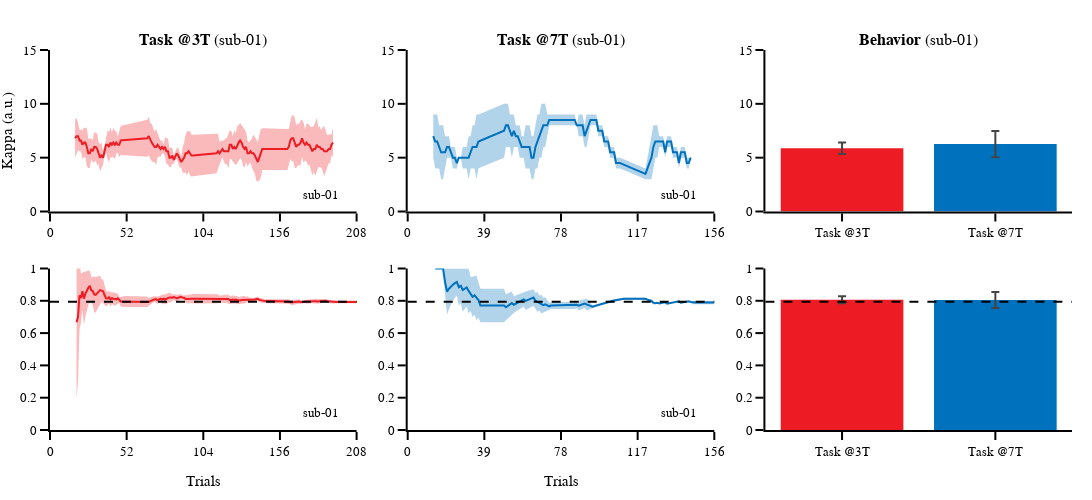
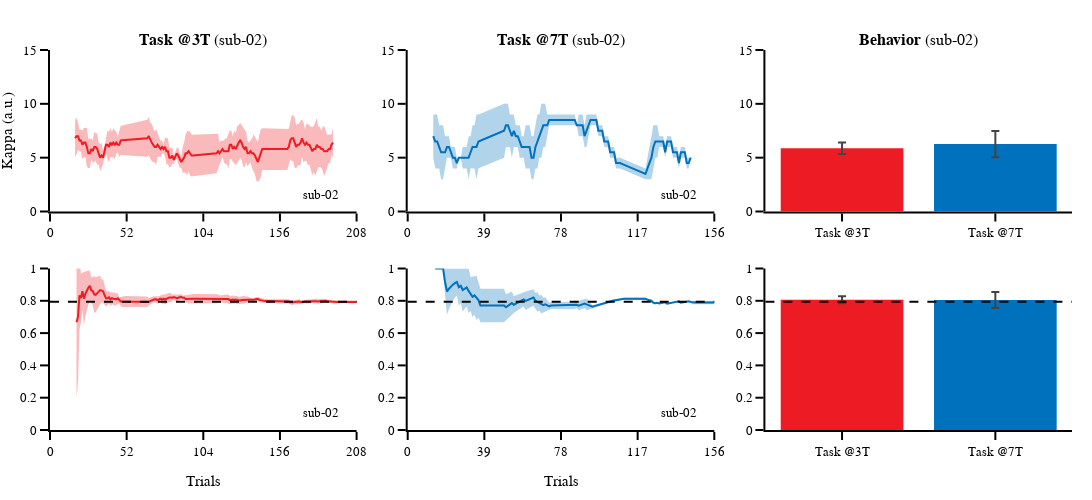
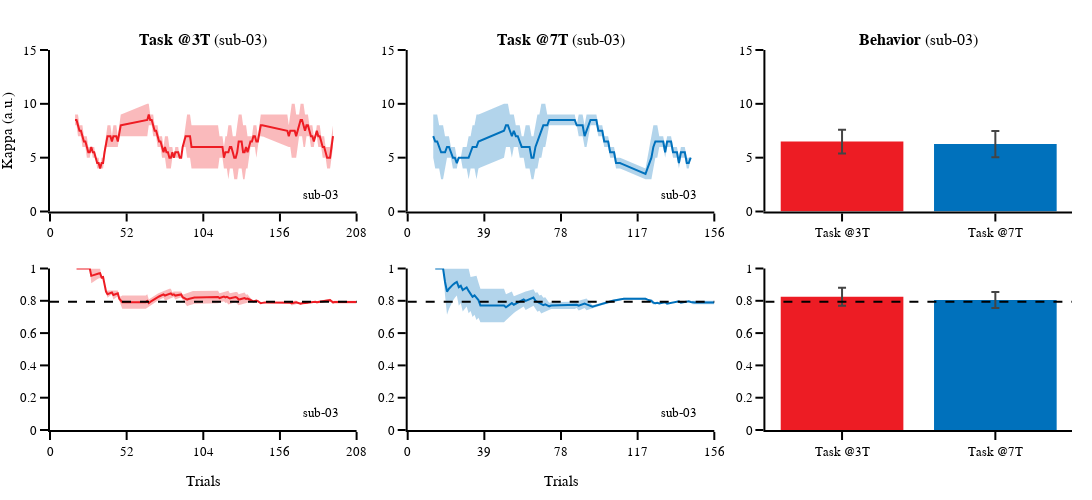
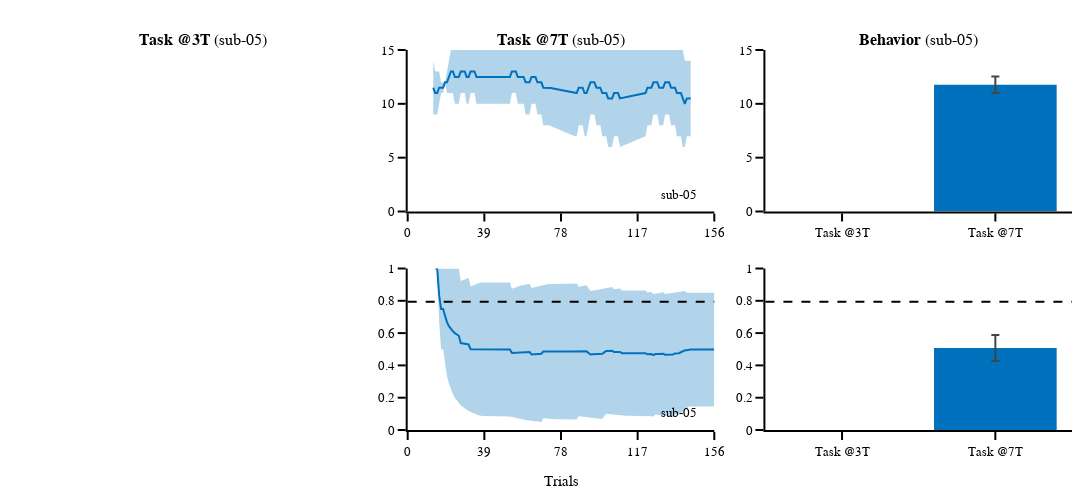

Notebook source saved alongside these figures, in order:
### Markdown cell above
#### Plot performance and staircase across trials

### Code cell
# General figure settings
template_specs = dict(  axes_color="rgba(0, 0, 0, 1)",
                        axes_width=2,
                        axes_font_size=13,
                        bg_col="rgba(255, 255, 255, 1)",
                        font='Arial',
                        title_font_size=15,
                        plot_width=1.5)
fig_template = plotly_template(template_specs)

y_range_stair = [0,15]
y_range_perf = [0,1]
pRF3T_line_col = "rgba(237, 28, 36, 1)"
pRF7T_line_col = "rgba(0, 113, 188, 1)"
pRF3T_area_col = "rgba(237, 28, 36, 0.3)"
pRF7T_area_col = "rgba(0, 113, 188, 0.3)"
tasks_label = ['Task @3T', 'Task @7T']

# Subplot settings
rows, cols = 2, 3
fig_height, fig_width = 500,1250
column_widths,row_heights = [1,1,1],[1,1]
sb_specs = [[{},{},{}],[{},{},{}]]
perf_expected = (1/2**(1/3))

hovertemplate_stair = 'Trial: %{x:2.0f}<br>' + 'Kappa: %{y:2.2f}'
hovertemplate_perf = 'Trial: %{x:2.0f}<br>' + 'Perf: %{y:1.2f}'
hovertemplate_stair_task = 'Task: %{x}<br>' + 'Kappa: %{y:2.2f}'
hovertemplate_perf_task = 'Task: %{x}<br>' + 'Perf: %{y:1.2f}'

for subject in subjects:
        
    subplot_titles = ('<b>Task @3T</b> ({})'.format(subject), 
                      '<b>Task @7T</b> ({})'.format(subject),
                      '<b>Behavior</b> ({})'.format(subject))
    
    
    if subject != 'sub-05':
        prf3t_df = pd.read_csv("{}/{}/{}_task-pRF3T_behav.tsv".format(behav_dir,subject,subject), sep="\t") 
        prf7t_df = pd.read_csv("{}/{}/{}_task-pRF7T_behav.tsv".format(behav_dir,subject,subject), sep="\t")
        
        perf_mean_scantasks_mean = [prf3t_df.perf_mean.mean(), prf7t_df.perf_mean.mean()]
        perf_mean_scantasks_std = [prf3t_df.perf_mean.std(), prf7t_df.perf_mean.std()]
        stim_stair_val_mean_scantasks_mean = [prf3t_df.stim_stair_val_mean.mean(), prf7t_df.stim_stair_val_mean.mean()]
        stim_stair_val_mean_scantasks_std = [prf3t_df.stim_stair_val_mean.std(), prf7t_df.stim_stair_val_mean.std()]
    else:
        prf3t_df = False
        prf7t_df = pd.read_csv("{}/{}/{}_task-pRF7T_behav.tsv".format(behav_dir,subject,subject), sep="\t")
        
        perf_mean_scantasks_mean = [np.nan, prf7t_df.perf_mean.mean()]
        perf_mean_scantasks_std = [np.nan, prf7t_df.perf_mean.std()]
        stim_stair_val_mean_scantasks_mean = [np.nan, prf7t_df.stim_stair_val_mean.mean()]
        stim_stair_val_mean_scantasks_std = [np.nan, prf7t_df.stim_stair_val_mean.std()]
    
    fig = make_subplots(rows=rows, cols=cols, specs=sb_specs, print_grid=False, vertical_spacing=0.15, horizontal_spacing=0.05, 
                    column_widths=column_widths, row_heights=row_heights,  subplot_titles=subplot_titles)
    
    for task_num, scan_task in enumerate(scan_tasks):
            
        if scan_task == 'pRF3T': 
            if subject == 'sub-05': plot_graph = False
            else: plot_graph = True
            task_df = prf3t_df
            line_col = pRF3T_line_col
            area_col = pRF3T_area_col
        elif scan_task == 'pRF7T':
            plot_graph = True
            task_df = prf7t_df
            line_col = pRF7T_line_col
            area_col = pRF7T_area_col

        # subject annotation
        if plot_graph:

            fig.add_annotation(x=task_df.trial.max()*0.95, y=y_range_stair[1]*0.1, text=subject, showarrow=False, 
                                font_size = template_specs['axes_font_size'], xanchor = 'right', yanchor='middle', row=1, col=task_num+1)
            fig.add_annotation(x=task_df.trial.max()*0.95, y=y_range_perf[1]*0.1, text=subject, showarrow=False, 
                                font_size = template_specs['axes_font_size'], xanchor = 'right', yanchor='middle', row=2, col=task_num+1)

            # staircase attend-bar
            fig.append_trace(go.Scatter(x=task_df.trial, y=fill_nan(task_df.stim_stair_val_mean), line_color=line_col, showlegend=False, hovertemplate=hovertemplate_stair),row=1, col=task_num+1)
            fig.append_trace(go.Scatter(x=task_df.trial, y=fill_nan(task_df.stim_stair_val_mean+task_df.stim_stair_val_std), 
                                        mode='lines',line_width=0, fillcolor=area_col, showlegend=False, hoverinfo='skip'), row=1, col=task_num+1)
            fig.append_trace(go.Scatter(x=task_df.trial, y=fill_nan(task_df.stim_stair_val_mean-task_df.stim_stair_val_std), 
                                        mode='lines',line_width=0, fillcolor=area_col, fill='tonexty', showlegend=False, hoverinfo='skip'),row=1, col=task_num+1)

            # perf attend-bar
            fig.append_trace(go.Scatter(x=task_df.trial, y=task_df.perf_mean, line_color=line_col, showlegend=False, hovertemplate=hovertemplate_perf),row=2, col=task_num+1)
            fig.append_trace(go.Scatter(x=task_df.trial, y=task_df.perf_mean+task_df.perf_std, 
                                        mode='lines',line_width=0, fillcolor=area_col, showlegend=False, hoverinfo='skip'), row=2, col=task_num+1)
            fig.append_trace(go.Scatter(x=task_df.trial, y=task_df.perf_mean-task_df.perf_std, 
                                        mode='lines',line_width=0, fillcolor=area_col, fill='tonexty', showlegend=False, hoverinfo='skip'),row=2, col=task_num+1)

            fig.add_hline(y=perf_expected, line_color='black',  row=2, col=task_num+1, line_dash='dash')

    # across tasks
    fig.append_trace(go.Bar(x=tasks_label, y=stim_stair_val_mean_scantasks_mean, showlegend=False, marker_color=[pRF3T_line_col,pRF7T_line_col], hovertemplate=hovertemplate_stair_task,
                            error_y_type='data', error_y_symmetric=False, error_y_array=stim_stair_val_mean_scantasks_std, error_y_arrayminus=stim_stair_val_mean_scantasks_std),row=1, col=3)

    fig.append_trace(go.Bar(x=tasks_label, y=perf_mean_scantasks_mean, showlegend=False, marker_color=[pRF3T_line_col,pRF7T_line_col], hovertemplate=hovertemplate_stair_task,
                            error_y_type='data', error_y_symmetric=False, error_y_array=perf_mean_scantasks_std, error_y_arrayminus=perf_mean_scantasks_std),row=2, col=3)

    fig.add_hline(y=perf_expected, line_color='black',  row=2, col=3, line_dash='dash')
    
    # set axis
    for row in np.arange(rows):
        for col in np.arange(cols):
            fig.update_xaxes(visible=True, ticklen=8, linewidth=template_specs['axes_width'], row=row+1, col=col+1)
            fig.update_yaxes(visible=True, ticklen=8, linewidth=template_specs['axes_width'], row=row+1, col=col+1)

    # set figure
    fig.layout.update(xaxis_range =[0,208], xaxis4_range=[0,208], xaxis_title='', xaxis4_title='Trials', xaxis_dtick=52, xaxis4_dtick=52,
                      xaxis2_range=[0,156], xaxis5_range=[0,156], xaxis2_title='', xaxis5_title='Trials', xaxis2_dtick=39, xaxis5_dtick=39,
                      
                      yaxis_range=y_range_stair, yaxis4_range=y_range_perf, yaxis_title='Kappa (a.u.)',
                      yaxis2_range=y_range_stair, yaxis5_range=y_range_perf, yaxis2_title='',
                      yaxis3_range=y_range_stair, yaxis6_range=y_range_perf,
 
                      template=fig_template, width=fig_width, height=fig_height, margin_l=50, margin_r=20, margin_t=50, margin_b=70,
                      legend_yanchor='top', legend_y=0.995, legend_xanchor='left', legend_x=0.01, legend_bgcolor='rgba(255,255,255,0)', legend_tracegroupgap=1)
    # show and save figure
    fig.show(config={"displayModeBar": False})
    fig.write_image("{}/{}/{}_behav.pdf".format(behav_dir, subject, subject))
    fig.write_html("{}/{}/{}_behav.html".format(behav_dir, subject, subject),config={"displayModeBar": False})

### Figure 1 — Plotly figure (JSON) as saved in the notebook; plotly's stock layout.template omitted (floating-point values rounded to 4 significant figures; data arrays with more than 128 entries replaced by an {"elided": "..."} marker saying what was removed)
{"data": [{"hovertemplate": "Trial: %{x:2.0f}<br>Kappa: %{y:2.2f}", "line": {"color": "rgba(237, 28, 36, 1)"}, "showlegend": false, "type": "scatter", "x": {"elided": "208 int values"}, "xaxis": "x", "y": {"elided": "208 float values"}, "yaxis": "y"}, {"fillcolor": "rgba(237, 28, 36, 0.3)", "hoverinfo": "skip", "line": {"width": 0}, "mode": "lines", "showlegend": false, "type": "scatter", "x": {"elided": "208 int values"}, "xaxis": "x", "y": {"elided": "208 float values"}, "yaxis": "y"}, {"fill": "tonexty", "fillcolor": "rgba(237, 28, 36, 0.3)", "hoverinfo": "skip", "line": {"width": 0}, "mode": "lines", "showlegend": false, "type": "scatter", "x": {"elided": "208 int values"}, "xaxis": "x", "y": {"elided": "208 float values"}, "yaxis": "y"}, {"hovertemplate": "Trial: %{x:2.0f}<br>Perf: %{y:1.2f}", "line": {"color": "rgba(237, 28, 36, 1)"}, "showlegend": false, "type": "scatter", "x": {"elided": "208 int values"}, "xaxis": "x4", "y": {"elided": "208 float values"}, "yaxis": "y4"}, {"fillcolor": "rgba(237, 28, 36, 0.3)", "hoverinfo": "skip", "line": {"width": 0}, "mode": "lines", "showlegend": false, "type": "scatter", "x": {"elided": "208 int values"}, "xaxis": "x4", "y": {"elided": "208 float values"}, "yaxis": "y4"}, {"fill": "tonexty", "fillcolor": "rgba(237, 28, 36, 0.3)", "hoverinfo": "skip", "line": {"width": 0}, "mode": "lines", "showlegend": false, "type": "scatter", "x": {"elided": "208 int values"}, "xaxis": "x4", "y": {"elided": "208 float values"}, "yaxis": "y4"}, {"hovertemplate": "Trial: %{x:2.0f}<br>Kappa: %{y:2.2f}", "line": {"color": "rgba(0, 113, 188, 1)"}, "showlegend": false, "type": "scatter", "x": {"elided": "156 int values"}, "xaxis": "x2", "y": {"elided": "156 float values"}, "yaxis": "y2"}, {"fillcolor": "rgba(0, 113, 188, 0.3)", "hoverinfo": "skip", "line": {"width": 0}, "mode": "lines", "showlegend": false, "type": "scatter", "x": {"elided": "156 int values"}, "xaxis": "x2", "y": {"elided": "156 float values"}, "yaxis": "y2"}, {"fill": "tonexty", "fillcolor": "rgba(0, 113, 188, 0.3)", "hoverinfo": "skip", "line": {"width": 0}, "mode": "lines", "showlegend": false, "type": "scatter", "x": {"elided": "156 int values"}, "xaxis": "x2", "y": {"elided": "156 float values"}, "yaxis": "y2"}, {"hovertemplate": "Trial: %{x:2.0f}<br>Perf: %{y:1.2f}", "line": {"color": "rgba(0, 113, 188, 1)"}, "showlegend": false, "type": "scatter", "x": {"elided": "156 int values"}, "xaxis": "x5", "y": {"elided": "156 float values"}, "yaxis": "y5"}, {"fillcolor": "rgba(0, 113, 188, 0.3)", "hoverinfo": "skip", "line": {"width": 0}, "mode": "lines", "showlegend": false, "type": "scatter", "x": {"elided": "156 int values"}, "xaxis": "x5", "y": {"elided": "156 float values"}, "yaxis": "y5"}, {"fill": "tonexty", "fillcolor": "rgba(0, 113, 188, 0.3)", "hoverinfo": "skip", "line": {"width": 0}, "mode": "lines", "showlegend": false, "type": "scatter", "x": {"elided": "156 int values"}, "xaxis": "x5", "y": {"elided": "156 float values"}, "yaxis": "y5"}, {"error_y": {"array": [0.544, 1.227], "arrayminus": [0.544, 1.227], "symmetric": false, "type": "data"}, "hovertemplate": "Task: %{x}<br>Kappa: %{y:2.2f}", "marker": {"color": ["rgba(237, 28, 36, 1)", "rgba(0, 113, 188, 1)"]}, "showlegend": false, "type": "bar", "x": ["Task @3T", "Task @7T"], "xaxis": "x3", "y": [5.873, 6.26], "yaxis": "y3"}, {"error_y": {"array": [0.02179, 0.04967], "arrayminus": [0.02179, 0.04967], "symmetric": false, "type": "data"}, "hovertemplate": "Task: %{x}<br>Kappa: %{y:2.2f}", "marker": {"color": ["rgba(237, 28, 36, 1)", "rgba(0, 113, 188, 1)"]}, "showlegend": false, "type": "bar", "x": ["Task @3T", "Task @7T"], "xaxis": "x6", "y": [0.8068, 0.8049], "yaxis": "y6"}], "layout": {"annotations": [{"font": {"size": 16}, "showarrow": false, "text": "<b>Task @3T</b> (sub-01)", "x": 0.15, "xanchor": "center", "xref": "paper", "y": 1, "yanchor": "bottom", "yref": "paper"}, {"font": {"size": 16}, "showarrow": false, "text": "<b>Task @7T</b> (sub-01)", "x": 0.5, "xanchor": "center", "xref": "paper", "y": 1, "yanchor": "bottom", "yref": "paper"}, {"font": {"size": 16}, "showarrow": false, "text": "<b>Behavior</b> (sub-01)", "x": 0.85, "xanchor": "center", "xref": "paper", "y": 1, "yanchor": "bottom", "yref": "paper"}, {"font": {"size": 13}, "showarrow": false, "text": "sub-01", "x": 197.6, "xanchor": "right", "xref": "x", "y": 1.5, "yanchor": "middle", "yref": "y"}, {"font": {"size": 13}, "showarrow": false, "text": "sub-01", "x": 197.6, "xanchor": "right", "xref": "x4", "y": 0.1, "yanchor": "middle", "yref": "y4"}, {"font": {"size": 13}, "showarrow": false, "text": "sub-01", "x": 148.2, "xanchor": "right", "xref": "x2", "y": 1.5, "yanchor": "middle", "yref": "y2"}, {"font": {"size": 13}, "showarrow": false, "text": "sub-01", "x": 148.2, "xanchor": "right", "xref": "x5", "y": 0.1, "yanchor": "middle", "yref": "y5"}], "height": 500, "legend": {"bgcolor": "rgba(255,255,255,0)", "tracegroupgap": 1, "x": 0.01, "xanchor": "left", "y": 0.995, "yanchor": "top"}, "margin": {"b": 70, "l": 50, "r": 20, "t": 50}, "shapes": [{"line": {"color": "black", "dash": "dash"}, "type": "line", "x0": 0, "x1": 1, "xref": "x4 domain", "y0": 0.7937, "y1": 0.7937, "yref": "y4"}, {"line": {"color": "black", "dash": "dash"}, "type": "line", "x0": 0, "x1": 1, "xref": "x5 domain", "y0": 0.7937, "y1": 0.7937, "yref": "y5"}, {"line": {"color": "black", "dash": "dash"}, "type": "line", "x0": 0, "x1": 1, "xref": "x6 domain", "y0": 0.7937, "y1": 0.7937, "yref": "y6"}], "width": 1250, "xaxis": {"anchor": "y", "domain": [0, 0.3], "dtick": 52, "linewidth": 2, "range": [0, 208], "ticklen": 8, "title": {"text": ""}, "type": "linear", "visible": true}, "xaxis2": {"anchor": "y2", "domain": [0.35, 0.65], "dtick": 39, "linewidth": 2, "range": [0, 156], "ticklen": 8, "title": {"text": ""}, "type": "linear", "visible": true}, "xaxis3": {"anchor": "y3", "autorange": true, "domain": [0.7, 1], "linewidth": 2, "range": [-0.5, 1.5], "ticklen": 8, "type": "category", "visible": true}, "xaxis4": {"anchor": "y4", "domain": [0, 0.3], "dtick": 52, "linewidth": 2, "range": [0, 208], "ticklen": 8, "title": {"text": "Trials"}, "type": "linear", "visible": true}, "xaxis5": {"anchor": "y5", "domain": [0.35, 0.65], "dtick": 39, "linewidth": 2, "range": [0, 156], "ticklen": 8, "title": {"text": "Trials"}, "type": "linear", "visible": true}, "xaxis6": {"anchor": "y6", "autorange": true, "domain": [0.7, 1], "linewidth": 2, "range": [-0.5, 1.5], "ticklen": 8, "type": "category", "visible": true}, "yaxis": {"anchor": "x", "domain": [0.575, 1], "linewidth": 2, "range": [0, 15], "ticklen": 8, "title": {"text": "Kappa (a.u.)"}, "type": "linear", "visible": true}, "yaxis2": {"anchor": "x2", "domain": [0.575, 1], "linewidth": 2, "range": [0, 15], "ticklen": 8, "title": {"text": ""}, "type": "linear", "visible": true}, "yaxis3": {"anchor": "x3", "domain": [0.575, 1], "linewidth": 2, "range": [0, 15], "ticklen": 8, "type": "linear", "visible": true}, "yaxis4": {"anchor": "x4", "domain": [0, 0.425], "linewidth": 2, "range": [0, 1], "ticklen": 8, "type": "linear", "visible": true}, "yaxis5": {"anchor": "x5", "domain": [0, 0.425], "linewidth": 2, "range": [0, 1], "ticklen": 8, "type": "linear", "visible": true}, "yaxis6": {"anchor": "x6", "domain": [0, 0.425], "linewidth": 2, "range": [0, 1], "ticklen": 8, "type": "linear", "visible": true}}}

### Figure 2 — Plotly figure (JSON) as saved in the notebook; plotly's stock layout.template omitted (floating-point values rounded to 4 significant figures; data arrays with more than 128 entries replaced by an {"elided": "..."} marker saying what was removed)
{"data": [{"hovertemplate": "Trial: %{x:2.0f}<br>Kappa: %{y:2.2f}", "line": {"color": "rgba(237, 28, 36, 1)"}, "showlegend": false, "type": "scatter", "x": {"elided": "208 int values"}, "xaxis": "x", "y": {"elided": "208 float values"}, "yaxis": "y"}, {"fillcolor": "rgba(237, 28, 36, 0.3)", "hoverinfo": "skip", "line": {"width": 0}, "mode": "lines", "showlegend": false, "type": "scatter", "x": {"elided": "208 int values"}, "xaxis": "x", "y": {"elided": "208 float values"}, "yaxis": "y"}, {"fill": "tonexty", "fillcolor": "rgba(237, 28, 36, 0.3)", "hoverinfo": "skip", "line": {"width": 0}, "mode": "lines", "showlegend": false, "type": "scatter", "x": {"elided": "208 int values"}, "xaxis": "x", "y": {"elided": "208 float values"}, "yaxis": "y"}, {"hovertemplate": "Trial: %{x:2.0f}<br>Perf: %{y:1.2f}", "line": {"color": "rgba(237, 28, 36, 1)"}, "showlegend": false, "type": "scatter", "x": {"elided": "208 int values"}, "xaxis": "x4", "y": {"elided": "208 float values"}, "yaxis": "y4"}, {"fillcolor": "rgba(237, 28, 36, 0.3)", "hoverinfo": "skip", "line": {"width": 0}, "mode": "lines", "showlegend": false, "type": "scatter", "x": {"elided": "208 int values"}, "xaxis": "x4", "y": {"elided": "208 float values"}, "yaxis": "y4"}, {"fill": "tonexty", "fillcolor": "rgba(237, 28, 36, 0.3)", "hoverinfo": "skip", "line": {"width": 0}, "mode": "lines", "showlegend": false, "type": "scatter", "x": {"elided": "208 int values"}, "xaxis": "x4", "y": {"elided": "208 float values"}, "yaxis": "y4"}, {"hovertemplate": "Trial: %{x:2.0f}<br>Kappa: %{y:2.2f}", "line": {"color": "rgba(0, 113, 188, 1)"}, "showlegend": false, "type": "scatter", "x": {"elided": "156 int values"}, "xaxis": "x2", "y": {"elided": "156 float values"}, "yaxis": "y2"}, {"fillcolor": "rgba(0, 113, 188, 0.3)", "hoverinfo": "skip", "line": {"width": 0}, "mode": "lines", "showlegend": false, "type": "scatter", "x": {"elided": "156 int values"}, "xaxis": "x2", "y": {"elided": "156 float values"}, "yaxis": "y2"}, {"fill": "tonexty", "fillcolor": "rgba(0, 113, 188, 0.3)", "hoverinfo": "skip", "line": {"width": 0}, "mode": "lines", "showlegend": false, "type": "scatter", "x": {"elided": "156 int values"}, "xaxis": "x2", "y": {"elided": "156 float values"}, "yaxis": "y2"}, {"hovertemplate": "Trial: %{x:2.0f}<br>Perf: %{y:1.2f}", "line": {"color": "rgba(0, 113, 188, 1)"}, "showlegend": false, "type": "scatter", "x": {"elided": "156 int values"}, "xaxis": "x5", "y": {"elided": "156 float values"}, "yaxis": "y5"}, {"fillcolor": "rgba(0, 113, 188, 0.3)", "hoverinfo": "skip", "line": {"width": 0}, "mode": "lines", "showlegend": false, "type": "scatter", "x": {"elided": "156 int values"}, "xaxis": "x5", "y": {"elided": "156 float values"}, "yaxis": "y5"}, {"fill": "tonexty", "fillcolor": "rgba(0, 113, 188, 0.3)", "hoverinfo": "skip", "line": {"width": 0}, "mode": "lines", "showlegend": false, "type": "scatter", "x": {"elided": "156 int values"}, "xaxis": "x5", "y": {"elided": "156 float values"}, "yaxis": "y5"}, {"error_y": {"array": [0.544, 1.227], "arrayminus": [0.544, 1.227], "symmetric": false, "type": "data"}, "hovertemplate": "Task: %{x}<br>Kappa: %{y:2.2f}", "marker": {"color": ["rgba(237, 28, 36, 1)", "rgba(0, 113, 188, 1)"]}, "showlegend": false, "type": "bar", "x": ["Task @3T", "Task @7T"], "xaxis": "x3", "y": [5.873, 6.26], "yaxis": "y3"}, {"error_y": {"array": [0.02179, 0.04967], "arrayminus": [0.02179, 0.04967], "symmetric": false, "type": "data"}, "hovertemplate": "Task: %{x}<br>Kappa: %{y:2.2f}", "marker": {"color": ["rgba(237, 28, 36, 1)", "rgba(0, 113, 188, 1)"]}, "showlegend": false, "type": "bar", "x": ["Task @3T", "Task @7T"], "xaxis": "x6", "y": [0.8068, 0.8049], "yaxis": "y6"}], "layout": {"annotations": [{"font": {"size": 16}, "showarrow": false, "text": "<b>Task @3T</b> (sub-02)", "x": 0.15, "xanchor": "center", "xref": "paper", "y": 1, "yanchor": "bottom", "yref": "paper"}, {"font": {"size": 16}, "showarrow": false, "text": "<b>Task @7T</b> (sub-02)", "x": 0.5, "xanchor": "center", "xref": "paper", "y": 1, "yanchor": "bottom", "yref": "paper"}, {"font": {"size": 16}, "showarrow": false, "text": "<b>Behavior</b> (sub-02)", "x": 0.85, "xanchor": "center", "xref": "paper", "y": 1, "yanchor": "bottom", "yref": "paper"}, {"font": {"size": 13}, "showarrow": false, "text": "sub-02", "x": 197.6, "xanchor": "right", "xref": "x", "y": 1.5, "yanchor": "middle", "yref": "y"}, {"font": {"size": 13}, "showarrow": false, "text": "sub-02", "x": 197.6, "xanchor": "right", "xref": "x4", "y": 0.1, "yanchor": "middle", "yref": "y4"}, {"font": {"size": 13}, "showarrow": false, "text": "sub-02", "x": 148.2, "xanchor": "right", "xref": "x2", "y": 1.5, "yanchor": "middle", "yref": "y2"}, {"font": {"size": 13}, "showarrow": false, "text": "sub-02", "x": 148.2, "xanchor": "right", "xref": "x5", "y": 0.1, "yanchor": "middle", "yref": "y5"}], "height": 500, "legend": {"bgcolor": "rgba(255,255,255,0)", "tracegroupgap": 1, "x": 0.01, "xanchor": "left", "y": 0.995, "yanchor": "top"}, "margin": {"b": 70, "l": 50, "r": 20, "t": 50}, "shapes": [{"line": {"color": "black", "dash": "dash"}, "type": "line", "x0": 0, "x1": 1, "xref": "x4 domain", "y0": 0.7937, "y1": 0.7937, "yref": "y4"}, {"line": {"color": "black", "dash": "dash"}, "type": "line", "x0": 0, "x1": 1, "xref": "x5 domain", "y0": 0.7937, "y1": 0.7937, "yref": "y5"}, {"line": {"color": "black", "dash": "dash"}, "type": "line", "x0": 0, "x1": 1, "xref": "x6 domain", "y0": 0.7937, "y1": 0.7937, "yref": "y6"}], "width": 1250, "xaxis": {"anchor": "y", "domain": [0, 0.3], "dtick": 52, "linewidth": 2, "range": [0, 208], "ticklen": 8, "title": {"text": ""}, "type": "linear", "visible": true}, "xaxis2": {"anchor": "y2", "domain": [0.35, 0.65], "dtick": 39, "linewidth": 2, "range": [0, 156], "ticklen": 8, "title": {"text": ""}, "type": "linear", "visible": true}, "xaxis3": {"anchor": "y3", "autorange": true, "domain": [0.7, 1], "linewidth": 2, "range": [-0.5, 1.5], "ticklen": 8, "type": "category", "visible": true}, "xaxis4": {"anchor": "y4", "domain": [0, 0.3], "dtick": 52, "linewidth": 2, "range": [0, 208], "ticklen": 8, "title": {"text": "Trials"}, "type": "linear", "visible": true}, "xaxis5": {"anchor": "y5", "domain": [0.35, 0.65], "dtick": 39, "linewidth": 2, "range": [0, 156], "ticklen": 8, "title": {"text": "Trials"}, "type": "linear", "visible": true}, "xaxis6": {"anchor": "y6", "autorange": true, "domain": [0.7, 1], "linewidth": 2, "range": [-0.5, 1.5], "ticklen": 8, "type": "category", "visible": true}, "yaxis": {"anchor": "x", "domain": [0.575, 1], "linewidth": 2, "range": [0, 15], "ticklen": 8, "title": {"text": "Kappa (a.u.)"}, "type": "linear", "visible": true}, "yaxis2": {"anchor": "x2", "domain": [0.575, 1], "linewidth": 2, "range": [0, 15], "ticklen": 8, "title": {"text": ""}, "type": "linear", "visible": true}, "yaxis3": {"anchor": "x3", "domain": [0.575, 1], "linewidth": 2, "range": [0, 15], "ticklen": 8, "type": "linear", "visible": true}, "yaxis4": {"anchor": "x4", "domain": [0, 0.425], "linewidth": 2, "range": [0, 1], "ticklen": 8, "type": "linear", "visible": true}, "yaxis5": {"anchor": "x5", "domain": [0, 0.425], "linewidth": 2, "range": [0, 1], "ticklen": 8, "type": "linear", "visible": true}, "yaxis6": {"anchor": "x6", "domain": [0, 0.425], "linewidth": 2, "range": [0, 1], "ticklen": 8, "type": "linear", "visible": true}}}

### Figure 3 — Plotly figure (JSON) as saved in the notebook; plotly's stock layout.template omitted (floating-point values rounded to 4 significant figures; data arrays with more than 128 entries replaced by an {"elided": "..."} marker saying what was removed)
{"data": [{"hovertemplate": "Trial: %{x:2.0f}<br>Kappa: %{y:2.2f}", "line": {"color": "rgba(237, 28, 36, 1)"}, "showlegend": false, "type": "scatter", "x": {"elided": "208 int values"}, "xaxis": "x", "y": {"elided": "208 float values"}, "yaxis": "y"}, {"fillcolor": "rgba(237, 28, 36, 0.3)", "hoverinfo": "skip", "line": {"width": 0}, "mode": "lines", "showlegend": false, "type": "scatter", "x": {"elided": "208 int values"}, "xaxis": "x", "y": {"elided": "208 float values"}, "yaxis": "y"}, {"fill": "tonexty", "fillcolor": "rgba(237, 28, 36, 0.3)", "hoverinfo": "skip", "line": {"width": 0}, "mode": "lines", "showlegend": false, "type": "scatter", "x": {"elided": "208 int values"}, "xaxis": "x", "y": {"elided": "208 float values"}, "yaxis": "y"}, {"hovertemplate": "Trial: %{x:2.0f}<br>Perf: %{y:1.2f}", "line": {"color": "rgba(237, 28, 36, 1)"}, "showlegend": false, "type": "scatter", "x": {"elided": "208 int values"}, "xaxis": "x4", "y": {"elided": "208 float values"}, "yaxis": "y4"}, {"fillcolor": "rgba(237, 28, 36, 0.3)", "hoverinfo": "skip", "line": {"width": 0}, "mode": "lines", "showlegend": false, "type": "scatter", "x": {"elided": "208 int values"}, "xaxis": "x4", "y": {"elided": "208 float values"}, "yaxis": "y4"}, {"fill": "tonexty", "fillcolor": "rgba(237, 28, 36, 0.3)", "hoverinfo": "skip", "line": {"width": 0}, "mode": "lines", "showlegend": false, "type": "scatter", "x": {"elided": "208 int values"}, "xaxis": "x4", "y": {"elided": "208 float values"}, "yaxis": "y4"}, {"hovertemplate": "Trial: %{x:2.0f}<br>Kappa: %{y:2.2f}", "line": {"color": "rgba(0, 113, 188, 1)"}, "showlegend": false, "type": "scatter", "x": {"elided": "156 int values"}, "xaxis": "x2", "y": {"elided": "156 float values"}, "yaxis": "y2"}, {"fillcolor": "rgba(0, 113, 188, 0.3)", "hoverinfo": "skip", "line": {"width": 0}, "mode": "lines", "showlegend": false, "type": "scatter", "x": {"elided": "156 int values"}, "xaxis": "x2", "y": {"elided": "156 float values"}, "yaxis": "y2"}, {"fill": "tonexty", "fillcolor": "rgba(0, 113, 188, 0.3)", "hoverinfo": "skip", "line": {"width": 0}, "mode": "lines", "showlegend": false, "type": "scatter", "x": {"elided": "156 int values"}, "xaxis": "x2", "y": {"elided": "156 float values"}, "yaxis": "y2"}, {"hovertemplate": "Trial: %{x:2.0f}<br>Perf: %{y:1.2f}", "line": {"color": "rgba(0, 113, 188, 1)"}, "showlegend": false, "type": "scatter", "x": {"elided": "156 int values"}, "xaxis": "x5", "y": {"elided": "156 float values"}, "yaxis": "y5"}, {"fillcolor": "rgba(0, 113, 188, 0.3)", "hoverinfo": "skip", "line": {"width": 0}, "mode": "lines", "showlegend": false, "type": "scatter", "x": {"elided": "156 int values"}, "xaxis": "x5", "y": {"elided": "156 float values"}, "yaxis": "y5"}, {"fill": "tonexty", "fillcolor": "rgba(0, 113, 188, 0.3)", "hoverinfo": "skip", "line": {"width": 0}, "mode": "lines", "showlegend": false, "type": "scatter", "x": {"elided": "156 int values"}, "xaxis": "x5", "y": {"elided": "156 float values"}, "yaxis": "y5"}, {"error_y": {"array": [1.1, 1.227], "arrayminus": [1.1, 1.227], "symmetric": false, "type": "data"}, "hovertemplate": "Task: %{x}<br>Kappa: %{y:2.2f}", "marker": {"color": ["rgba(237, 28, 36, 1)", "rgba(0, 113, 188, 1)"]}, "showlegend": false, "type": "bar", "x": ["Task @3T", "Task @7T"], "xaxis": "x3", "y": [6.496, 6.26], "yaxis": "y3"}, {"error_y": {"array": [0.05575, 0.04967], "arrayminus": [0.05575, 0.04967], "symmetric": false, "type": "data"}, "hovertemplate": "Task: %{x}<br>Kappa: %{y:2.2f}", "marker": {"color": ["rgba(237, 28, 36, 1)", "rgba(0, 113, 188, 1)"]}, "showlegend": false, "type": "bar", "x": ["Task @3T", "Task @7T"], "xaxis": "x6", "y": [0.8246, 0.8049], "yaxis": "y6"}], "layout": {"annotations": [{"font": {"size": 16}, "showarrow": false, "text": "<b>Task @3T</b> (sub-03)", "x": 0.15, "xanchor": "center", "xref": "paper", "y": 1, "yanchor": "bottom", "yref": "paper"}, {"font": {"size": 16}, "showarrow": false, "text": "<b>Task @7T</b> (sub-03)", "x": 0.5, "xanchor": "center", "xref": "paper", "y": 1, "yanchor": "bottom", "yref": "paper"}, {"font": {"size": 16}, "showarrow": false, "text": "<b>Behavior</b> (sub-03)", "x": 0.85, "xanchor": "center", "xref": "paper", "y": 1, "yanchor": "bottom", "yref": "paper"}, {"font": {"size": 13}, "showarrow": false, "text": "sub-03", "x": 197.6, "xanchor": "right", "xref": "x", "y": 1.5, "yanchor": "middle", "yref": "y"}, {"font": {"size": 13}, "showarrow": false, "text": "sub-03", "x": 197.6, "xanchor": "right", "xref": "x4", "y": 0.1, "yanchor": "middle", "yref": "y4"}, {"font": {"size": 13}, "showarrow": false, "text": "sub-03", "x": 148.2, "xanchor": "right", "xref": "x2", "y": 1.5, "yanchor": "middle", "yref": "y2"}, {"font": {"size": 13}, "showarrow": false, "text": "sub-03", "x": 148.2, "xanchor": "right", "xref": "x5", "y": 0.1, "yanchor": "middle", "yref": "y5"}], "height": 500, "legend": {"bgcolor": "rgba(255,255,255,0)", "tracegroupgap": 1, "x": 0.01, "xanchor": "left", "y": 0.995, "yanchor": "top"}, "margin": {"b": 70, "l": 50, "r": 20, "t": 50}, "shapes": [{"line": {"color": "black", "dash": "dash"}, "type": "line", "x0": 0, "x1": 1, "xref": "x4 domain", "y0": 0.7937, "y1": 0.7937, "yref": "y4"}, {"line": {"color": "black", "dash": "dash"}, "type": "line", "x0": 0, "x1": 1, "xref": "x5 domain", "y0": 0.7937, "y1": 0.7937, "yref": "y5"}, {"line": {"color": "black", "dash": "dash"}, "type": "line", "x0": 0, "x1": 1, "xref": "x6 domain", "y0": 0.7937, "y1": 0.7937, "yref": "y6"}], "width": 1250, "xaxis": {"anchor": "y", "domain": [0, 0.3], "dtick": 52, "linewidth": 2, "range": [0, 208], "ticklen": 8, "title": {"text": ""}, "type": "linear", "visible": true}, "xaxis2": {"anchor": "y2", "domain": [0.35, 0.65], "dtick": 39, "linewidth": 2, "range": [0, 156], "ticklen": 8, "title": {"text": ""}, "type": "linear", "visible": true}, "xaxis3": {"anchor": "y3", "autorange": true, "domain": [0.7, 1], "linewidth": 2, "range": [-0.5, 1.5], "ticklen": 8, "type": "category", "visible": true}, "xaxis4": {"anchor": "y4", "domain": [0, 0.3], "dtick": 52, "linewidth": 2, "range": [0, 208], "ticklen": 8, "title": {"text": "Trials"}, "type": "linear", "visible": true}, "xaxis5": {"anchor": "y5", "domain": [0.35, 0.65], "dtick": 39, "linewidth": 2, "range": [0, 156], "ticklen": 8, "title": {"text": "Trials"}, "type": "linear", "visible": true}, "xaxis6": {"anchor": "y6", "autorange": true, "domain": [0.7, 1], "linewidth": 2, "range": [-0.5, 1.5], "ticklen": 8, "type": "category", "visible": true}, "yaxis": {"anchor": "x", "domain": [0.575, 1], "linewidth": 2, "range": [0, 15], "ticklen": 8, "title": {"text": "Kappa (a.u.)"}, "type": "linear", "visible": true}, "yaxis2": {"anchor": "x2", "domain": [0.575, 1], "linewidth": 2, "range": [0, 15], "ticklen": 8, "title": {"text": ""}, "type": "linear", "visible": true}, "yaxis3": {"anchor": "x3", "domain": [0.575, 1], "linewidth": 2, "range": [0, 15], "ticklen": 8, "type": "linear", "visible": true}, "yaxis4": {"anchor": "x4", "domain": [0, 0.425], "linewidth": 2, "range": [0, 1], "ticklen": 8, "type": "linear", "visible": true}, "yaxis5": {"anchor": "x5", "domain": [0, 0.425], "linewidth": 2, "range": [0, 1], "ticklen": 8, "type": "linear", "visible": true}, "yaxis6": {"anchor": "x6", "domain": [0, 0.425], "linewidth": 2, "range": [0, 1], "ticklen": 8, "type": "linear", "visible": true}}}

### Figure 4 — Plotly figure (JSON) as saved in the notebook; plotly's stock layout.template omitted (floating-point values rounded to 4 significant figures; data arrays with more than 128 entries replaced by an {"elided": "..."} marker saying what was removed)
{"data": [{"hovertemplate": "Trial: %{x:2.0f}<br>Kappa: %{y:2.2f}", "line": {"color": "rgba(0, 113, 188, 1)"}, "showlegend": false, "type": "scatter", "x": {"elided": "156 int values"}, "xaxis": "x2", "y": {"elided": "156 float values"}, "yaxis": "y2"}, {"fillcolor": "rgba(0, 113, 188, 0.3)", "hoverinfo": "skip", "line": {"width": 0}, "mode": "lines", "showlegend": false, "type": "scatter", "x": {"elided": "156 int values"}, "xaxis": "x2", "y": {"elided": "156 int values"}, "yaxis": "y2"}, {"fill": "tonexty", "fillcolor": "rgba(0, 113, 188, 0.3)", "hoverinfo": "skip", "line": {"width": 0}, "mode": "lines", "showlegend": false, "type": "scatter", "x": {"elided": "156 int values"}, "xaxis": "x2", "y": {"elided": "156 float values"}, "yaxis": "y2"}, {"hovertemplate": "Trial: %{x:2.0f}<br>Perf: %{y:1.2f}", "line": {"color": "rgba(0, 113, 188, 1)"}, "showlegend": false, "type": "scatter", "x": {"elided": "156 int values"}, "xaxis": "x5", "y": {"elided": "156 float values"}, "yaxis": "y5"}, {"fillcolor": "rgba(0, 113, 188, 0.3)", "hoverinfo": "skip", "line": {"width": 0}, "mode": "lines", "showlegend": false, "type": "scatter", "x": {"elided": "156 int values"}, "xaxis": "x5", "y": {"elided": "156 float values"}, "yaxis": "y5"}, {"fill": "tonexty", "fillcolor": "rgba(0, 113, 188, 0.3)", "hoverinfo": "skip", "line": {"width": 0}, "mode": "lines", "showlegend": false, "type": "scatter", "x": {"elided": "156 int values"}, "xaxis": "x5", "y": {"elided": "156 float values"}, "yaxis": "y5"}, {"error_y": {"array": [null, 0.7604], "arrayminus": [null, 0.7604], "symmetric": false, "type": "data"}, "hovertemplate": "Task: %{x}<br>Kappa: %{y:2.2f}", "marker": {"color": ["rgba(237, 28, 36, 1)", "rgba(0, 113, 188, 1)"]}, "showlegend": false, "type": "bar", "x": ["Task @3T", "Task @7T"], "xaxis": "x3", "y": [null, 11.78], "yaxis": "y3"}, {"error_y": {"array": [null, 0.08056], "arrayminus": [null, 0.08056], "symmetric": false, "type": "data"}, "hovertemplate": "Task: %{x}<br>Kappa: %{y:2.2f}", "marker": {"color": ["rgba(237, 28, 36, 1)", "rgba(0, 113, 188, 1)"]}, "showlegend": false, "type": "bar", "x": ["Task @3T", "Task @7T"], "xaxis": "x6", "y": [null, 0.5074], "yaxis": "y6"}], "layout": {"annotations": [{"font": {"size": 16}, "showarrow": false, "text": "<b>Task @3T</b> (sub-05)", "x": 0.15, "xanchor": "center", "xref": "paper", "y": 1, "yanchor": "bottom", "yref": "paper"}, {"font": {"size": 16}, "showarrow": false, "text": "<b>Task @7T</b> (sub-05)", "x": 0.5, "xanchor": "center", "xref": "paper", "y": 1, "yanchor": "bottom", "yref": "paper"}, {"font": {"size": 16}, "showarrow": false, "text": "<b>Behavior</b> (sub-05)", "x": 0.85, "xanchor": "center", "xref": "paper", "y": 1, "yanchor": "bottom", "yref": "paper"}, {"font": {"size": 13}, "showarrow": false, "text": "sub-05", "x": 148.2, "xanchor": "right", "xref": "x2", "y": 1.5, "yanchor": "middle", "yref": "y2"}, {"font": {"size": 13}, "showarrow": false, "text": "sub-05", "x": 148.2, "xanchor": "right", "xref": "x5", "y": 0.1, "yanchor": "middle", "yref": "y5"}], "height": 500, "legend": {"bgcolor": "rgba(255,255,255,0)", "tracegroupgap": 1, "x": 0.01, "xanchor": "left", "y": 0.995, "yanchor": "top"}, "margin": {"b": 70, "l": 50, "r": 20, "t": 50}, "shapes": [{"line": {"color": "black", "dash": "dash"}, "type": "line", "x0": 0, "x1": 1, "xref": "x5 domain", "y0": 0.7937, "y1": 0.7937, "yref": "y5"}, {"line": {"color": "black", "dash": "dash"}, "type": "line", "x0": 0, "x1": 1, "xref": "x6 domain", "y0": 0.7937, "y1": 0.7937, "yref": "y6"}], "width": 1250, "xaxis": {"anchor": "y", "domain": [0, 0.3], "dtick": 52, "linewidth": 2, "range": [0, 208], "ticklen": 8, "title": {"text": ""}, "visible": true}, "xaxis2": {"anchor": "y2", "domain": [0.35, 0.65], "dtick": 39, "linewidth": 2, "range": [0, 156], "ticklen": 8, "title": {"text": ""}, "type": "linear", "visible": true}, "xaxis3": {"anchor": "y3", "autorange": true, "domain": [0.7, 1], "linewidth": 2, "range": [-0.5, 1.5], "ticklen": 8, "type": "category", "visible": true}, "xaxis4": {"anchor": "y4", "domain": [0, 0.3], "dtick": 52, "linewidth": 2, "range": [0, 208], "ticklen": 8, "title": {"text": "Trials"}, "visible": true}, "xaxis5": {"anchor": "y5", "domain": [0.35, 0.65], "dtick": 39, "linewidth": 2, "range": [0, 156], "ticklen": 8, "title": {"text": "Trials"}, "type": "linear", "visible": true}, "xaxis6": {"anchor": "y6", "autorange": true, "domain": [0.7, 1], "linewidth": 2, "range": [-0.5, 1.5], "ticklen": 8, "type": "category", "visible": true}, "yaxis": {"anchor": "x", "domain": [0.575, 1], "linewidth": 2, "range": [0, 15], "ticklen": 8, "title": {"text": "Kappa (a.u.)"}, "visible": true}, "yaxis2": {"anchor": "x2", "domain": [0.575, 1], "linewidth": 2, "range": [0, 15], "ticklen": 8, "title": {"text": ""}, "type": "linear", "visible": true}, "yaxis3": {"anchor": "x3", "domain": [0.575, 1], "linewidth": 2, "range": [0, 15], "ticklen": 8, "type": "linear", "visible": true}, "yaxis4": {"anchor": "x4", "domain": [0, 0.425], "linewidth": 2, "range": [0, 1], "ticklen": 8, "visible": true}, "yaxis5": {"anchor": "x5", "domain": [0, 0.425], "linewidth": 2, "range": [0, 1], "ticklen": 8, "type": "linear", "visible": true}, "yaxis6": {"anchor": "x6", "domain": [0, 0.425], "linewidth": 2, "range": [0, 1], "ticklen": 8, "type": "linear", "visible": true}}}
